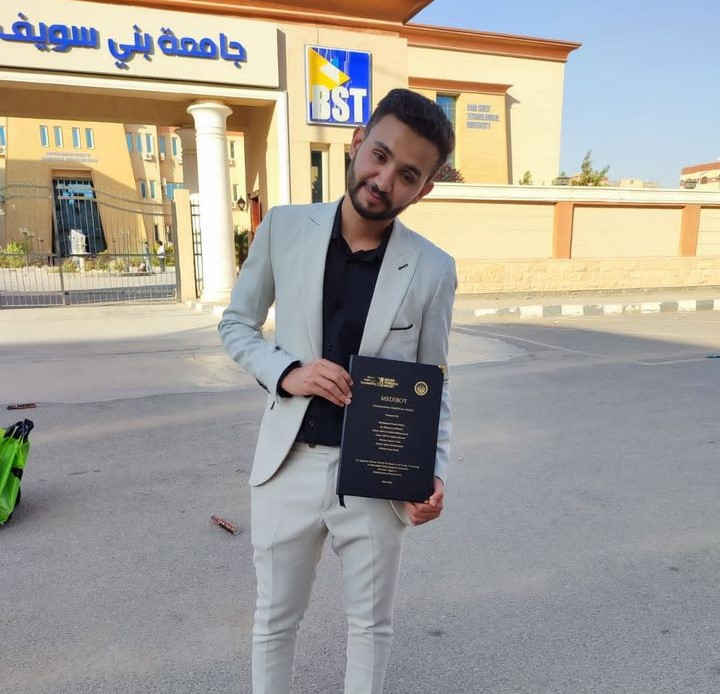
#> input picture learn/354611417_1935614123504314_8915440882460209377_n.jpg, 720 x 694 px, given in place of the camera
$ python tracking_object_by_color.py
#> lines starting #> are read from the running program, lines starting #| are printed output that depends on the picture; after the words box and inside, x2 and y2 are one past the last pixel; in counts of white or black regions, pixels touching at a corner belong together
import cv2
import imutils

redLower = (0,70,50)
redUpper = (10,255,255)

camera = cv2.VideoCapture(0)

while True :
    (grabbed, frame) = camera.read()
#> frame is the input picture: shape (694, 720, 3); mean B, G, R 152.4, 160, 164.2
    frame = imutils.resize(frame, width = 600)
#> frame: shape (578, 600, 3)
    blurred = cv2.GaussianBlur(frame, (11,11),0)
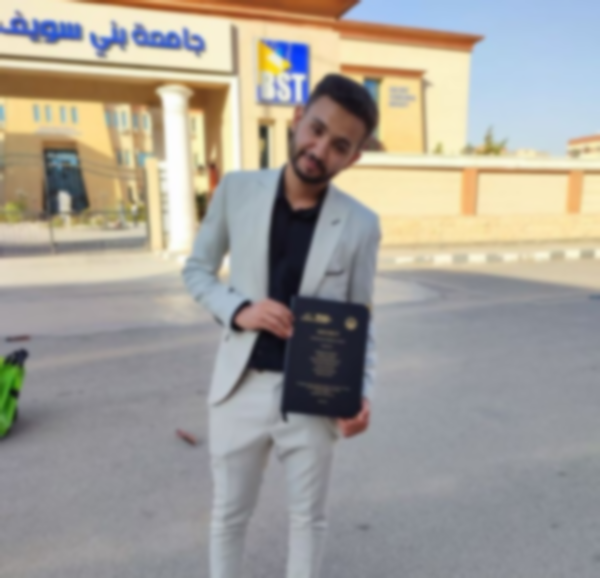
#> blurred: shape (578, 600, 3); mean B, G, R 152.5, 160, 164.2
    hsv = cv2.cvtColor(frame, cv2.COLOR_BGR2HSV)
#> hsv: shape (578, 600, 3); mean H, S, V 78.7, 45.9, 174.2

    mask = cv2.inRange(hsv, redLower, redUpper)
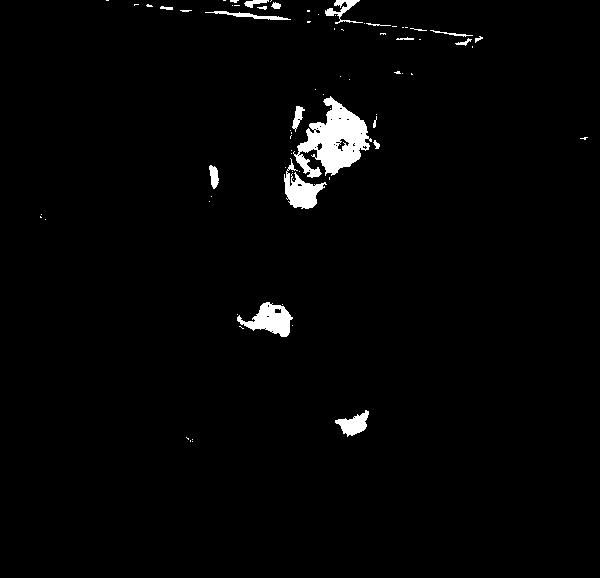
#> mask: shape (578, 600); 2% white; 75 white regions (55 under 20 px), largest, box (x1, y1, x2, y2) and area: (293, 96, 372, 178) 3149, (237, 302, 293, 337) 1007, (284, 158, 327, 209) 921
    mask = cv2.erode(mask, None, iterations = 2)
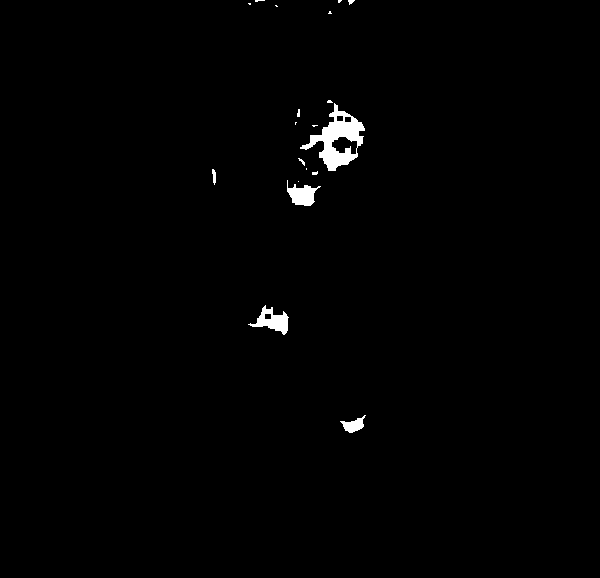
#> mask: shape (578, 600); 0.89% white; 19 white regions (11 under 20 px), largest, box (x1, y1, x2, y2) and area: (300, 103, 365, 171) 1664, (248, 305, 289, 335) 527, (287, 180, 321, 206) 460
    mask = cv2.dilate(mask, None, iterations = 2)
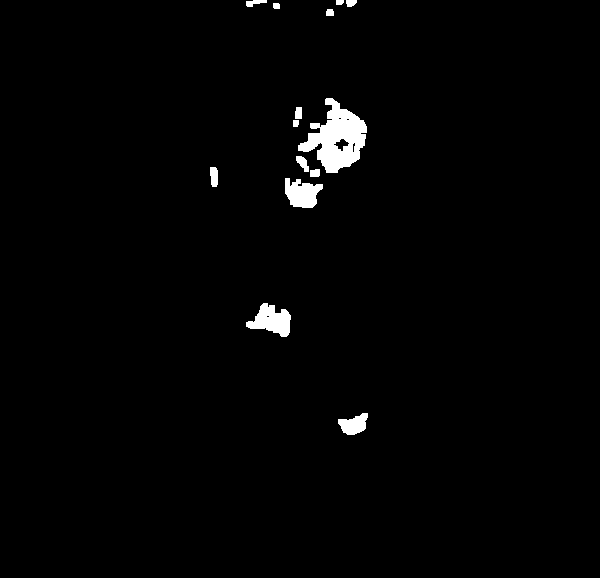
#> mask: shape (578, 600); 1.6% white; 14 white regions

    cnts = cv2.findContours(mask.copy(), cv2.RETR_EXTERNAL, cv2.CHAIN_APPROX_SIMPLE)[-2]
#> cnts = 14 contours; largest, box (x1, y1, x2, y2) and area: (298, 98, 367, 173) 2608, (246, 303, 291, 337) 820, (285, 178, 323, 208) 708, (338, 413, 368, 435) 386, (210, 167, 218, 187) 116

    center = None
    if len(cnts) > 0:
        c = max (cnts, key=cv2.contourArea)
#> c = contour of 133 points, box (x1, y1, x2, y2) (298, 98, 367, 173), area 2608
        ((x,y), radius) =  cv2.minEnclosingCircle(c)
#> x = 331.5; y = 135; radius = 37.41
        M = cv2.moments(c)
#> M = moments, m00 2608, centre m10/m00, m01/m00 = (337.1, 138.3)

    center = (int (M["m10"] / M["m00"]), int (M["m01"] / M["m00"]))
#> center = (337, 138)

    if radius > 10 :
        cv2.circle(frame, (int (x), int (y)), int(radius), (0, 255, 255), 2)
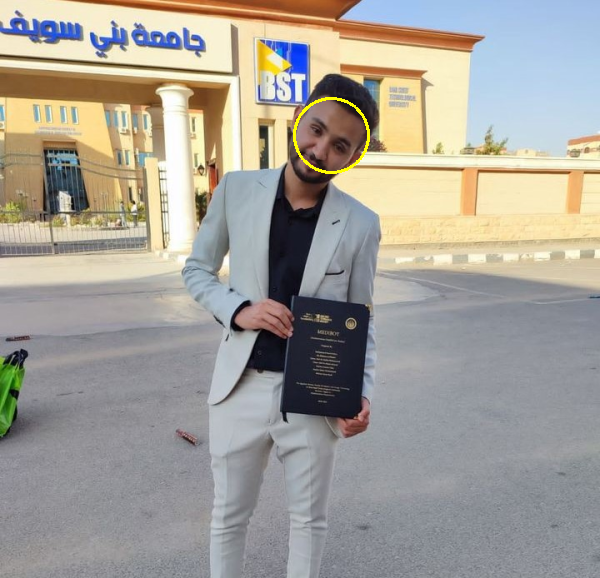
#> frame: shape (578, 600, 3); mean B, G, R 152.3, 160.3, 164.5
        cv2.circle(frame, center, 5, (0, 0, 255), -1)
#> frame: shape (578, 600, 3); 0.02% of pixels changed, all inside (x1, y1, x2, y2) = (332, 133, 343, 144)

        if radius > 250 :
            print("Stop")
        else :
            if (center[0] < 150) :
                print ("left")
            elif (center[0] > 450) :
                print ("Right")
            elif radius < 250 :
                print ("Front")
            else :
                print("Stop")
    cv2.imshow("frame", frame)
    key = cv2.waitKey(1) & 0xff
#> (key q is pressed here)
    if key == ord('q') :
        break

camera.release()
cv2.destroyAllWindows()

$ run again, on learn/354628037_1935614233504303_3662488503967018806_n.jpg
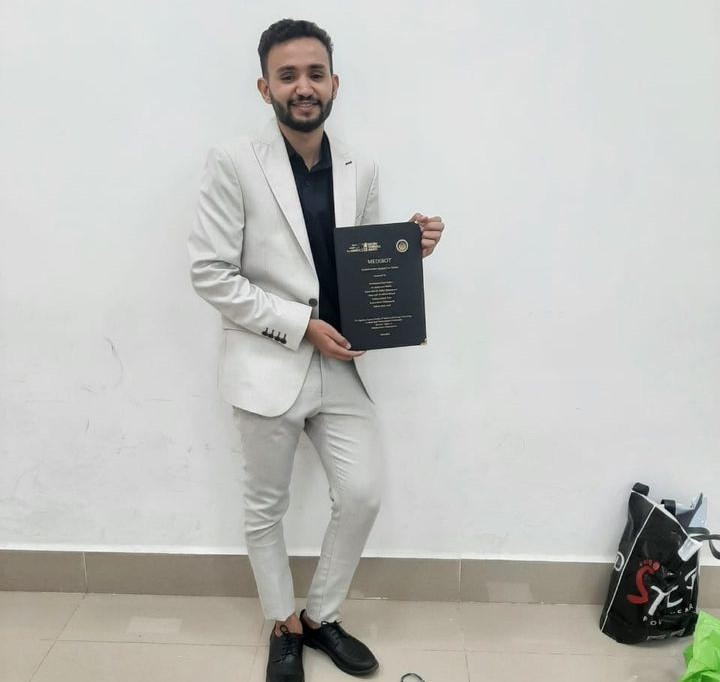
#> input picture learn/354628037_1935614233504303_3662488503967018806_n.jpg, 720 x 682 px, given in place of the camera
#> frame is the input picture: shape (682, 720, 3); mean B, G, R 188.3, 191.9, 191.4
#> hsv: shape (568, 600, 3); mean H, S, V 49.8, 13.5, 193.9
#> `mask = cv2.dilate(mask, None, iterations = 2)`:
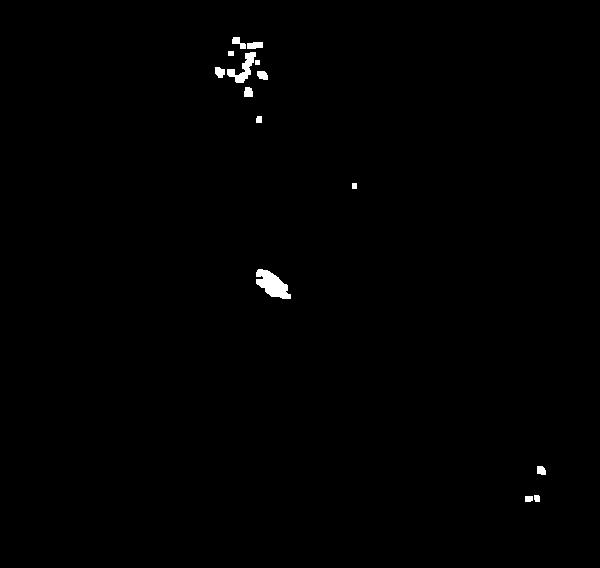
#> mask: shape (568, 600); 0.49% white; 14 white regions
#> cnts = 14 contours, 1 with area under 20; largest, box (x1, y1, x2, y2) and area: (256, 269, 291, 299) 554, (227, 52, 256, 83) 294, (247, 42, 263, 49) 78, (215, 67, 225, 78) 69, (232, 37, 246, 49) 66
#> c = contour of 46 points, box (x1, y1, x2, y2) (256, 269, 291, 299), area 554
#> x = 273.5; y = 284; radius = 21.64
#> M = moments, m00 554.5, centre m10/m00, m01/m00 = (272, 284.2)
#> center = (272, 284)
#> `cv2.circle(frame, (int (x), int (y)), int(radius), (0, 255, 255), 2)`:
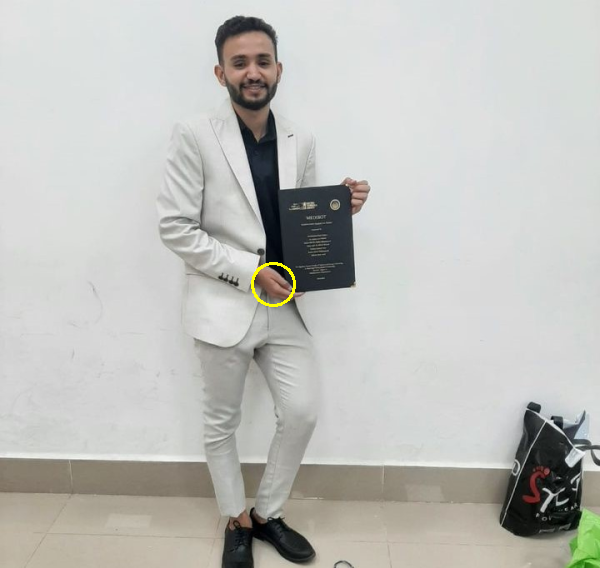
#> frame: shape (568, 600, 3); mean B, G, R 188.2, 192.1, 191.6

$ run again, on learn/354993691_1935614160170977_3150575621212873760_n.jpg
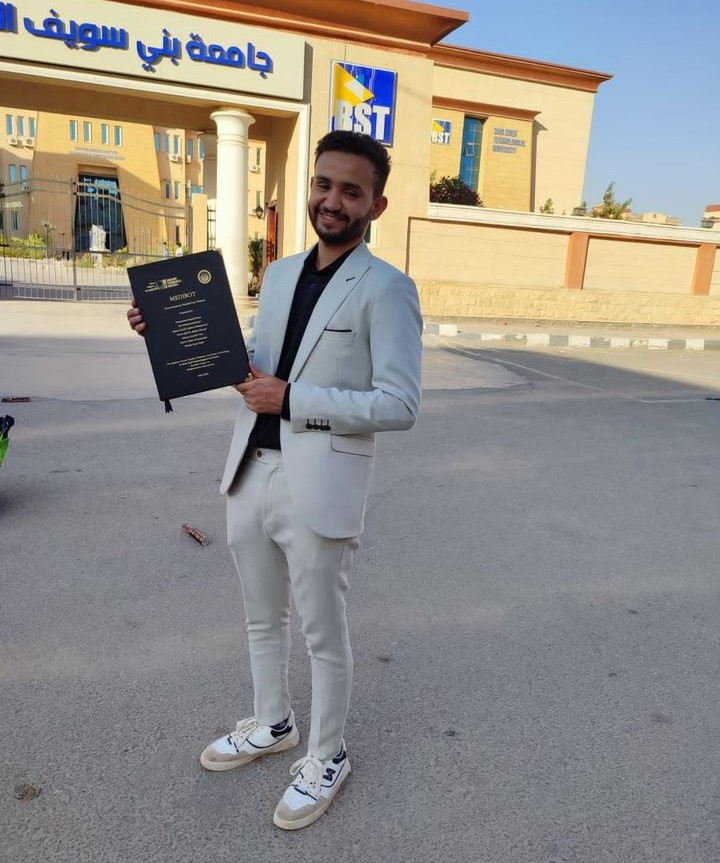
#> input picture learn/354993691_1935614160170977_3150575621212873760_n.jpg, 720 x 863 px, given in place of the camera
#> frame is the input picture: shape (863, 720, 3); mean B, G, R 137.7, 143, 146.8
#> hsv: shape (719, 600, 3); mean H, S, V 84.5, 47.6, 158
#> `mask = cv2.dilate(mask, None, iterations = 2)`:
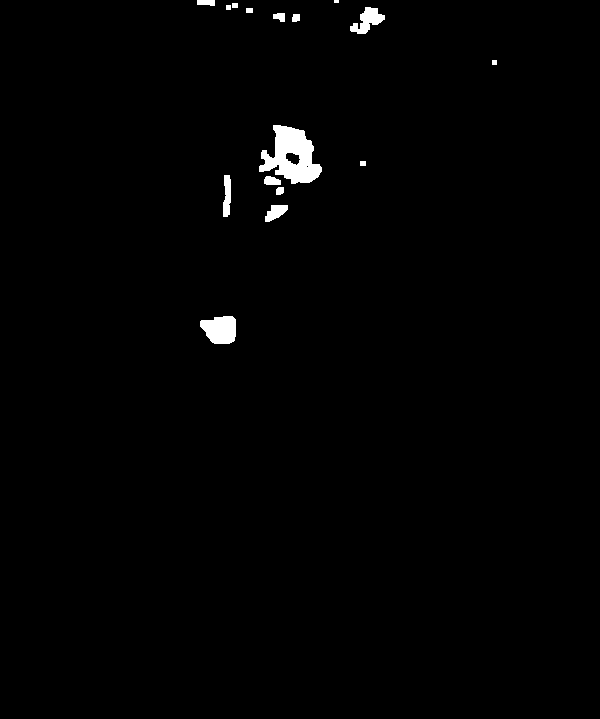
#> mask: shape (719, 600); 1% white; 16 white regions (1 under 20 px)
#> cnts = 16 contours, 3 with area under 20; largest, box (x1, y1, x2, y2) and area: (259, 125, 322, 184) 2105, (200, 316, 236, 344) 748, (350, 7, 385, 34) 420, (223, 175, 231, 217) 224, (265, 205, 288, 222) 214
#> c = contour of 98 points, box (x1, y1, x2, y2) (259, 125, 322, 184), area 2105
#> x = 290; y = 155.3; radius = 34.78
#> M = moments, m00 2105, centre m10/m00, m01/m00 = (291.8, 155.7)
#> center = (291, 155)
#> `cv2.circle(frame, (int (x), int (y)), int(radius), (0, 255, 255), 2)`:
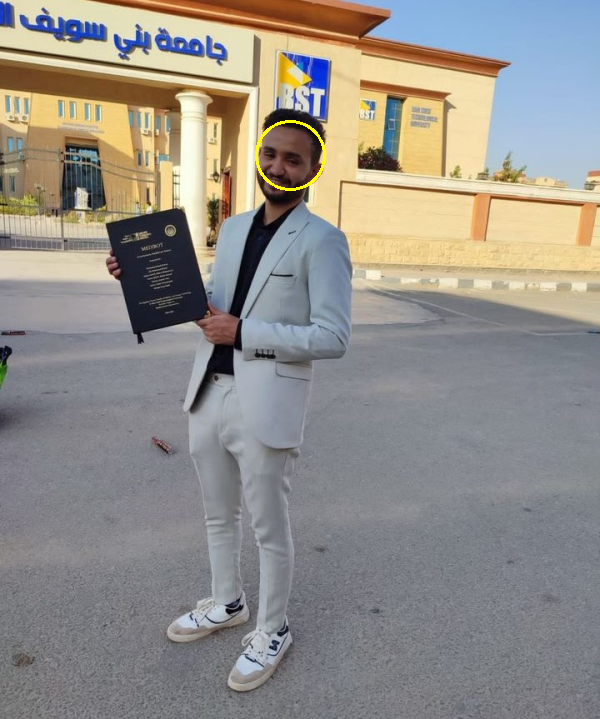
#> frame: shape (719, 600, 3); mean B, G, R 137.6, 143.2, 147.1
